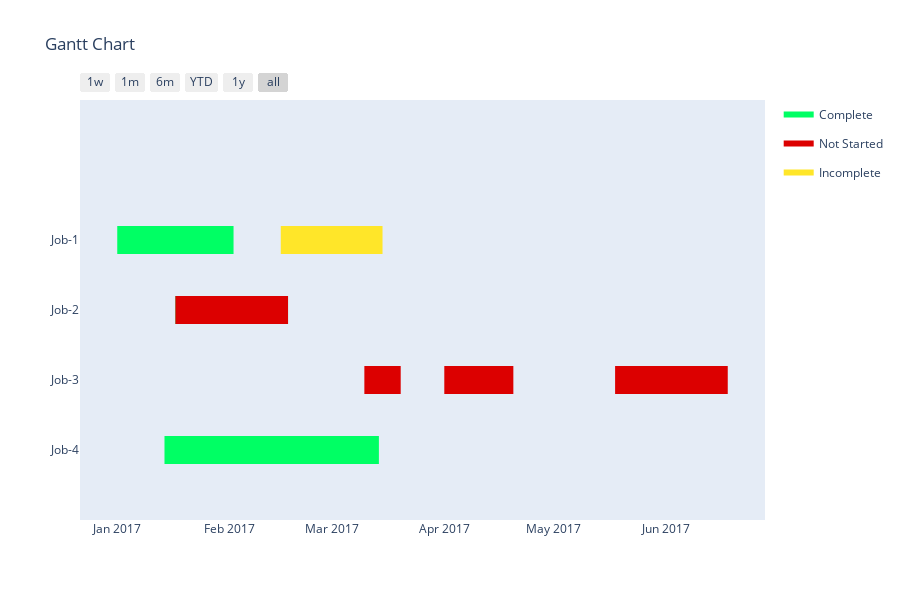

This figure's notebook cell:
### Markdown cell above
### Group Tasks Together

### Code cell
df = [dict(Task="Job-1", Start='2017-01-01', Finish='2017-02-02', Resource='Complete'),
      dict(Task="Job-1", Start='2017-02-15', Finish='2017-03-15', Resource='Incomplete'),
      dict(Task="Job-2", Start='2017-01-17', Finish='2017-02-17', Resource='Not Started'),
      dict(Task="Job-2", Start='2017-01-17', Finish='2017-02-17', Resource='Complete'),
      dict(Task="Job-3", Start='2017-03-10', Finish='2017-03-20', Resource='Not Started'),
      dict(Task="Job-3", Start='2017-04-01', Finish='2017-04-20', Resource='Not Started'),
      dict(Task="Job-3", Start='2017-05-18', Finish='2017-06-18', Resource='Not Started'),
      dict(Task="Job-4", Start='2017-01-14', Finish='2017-03-14', Resource='Complete')]

colors = {'Not Started': 'rgb(220, 0, 0)',
          'Incomplete': (1, 0.9, 0.16),
          'Complete': 'rgb(0, 255, 100)'}

fig = ff.create_gantt(df, colors=colors, index_col='Resource', show_colorbar=True,
                      group_tasks=True)
plotly.offline.plot(fig, filename='gantt_chart_03.html')
fig.show()

### Figure 1 — Plotly figure (JSON) as saved in the notebook; plotly's stock layout.template omitted (floating-point values rounded to 4 significant figures)
{"data": [{"fill": "toself", "fillcolor": "rgb(0, 255, 100)", "hoverinfo": "name", "legendgroup": "rgb(0, 255, 100)", "mode": "none", "name": "Complete", "type": "scatter", "x": ["2017-01-01", "2017-02-02", "2017-02-02", "2017-01-01", "2017-01-01", "2017-01-17", "2017-02-17", "2017-02-17", "2017-01-17", "2017-01-17", "2017-01-14", "2017-03-14", "2017-03-14", "2017-01-14"], "y": [2.8, 2.8, 3.2, 3.2, null, 1.8, 1.8, 2.2, 2.2, null, -0.2, -0.2, 0.2, 0.2]}, {"fill": "toself", "fillcolor": "rgb(220, 0, 0)", "hoverinfo": "name", "legendgroup": "rgb(220, 0, 0)", "mode": "none", "name": "Not Started", "type": "scatter", "x": ["2017-01-17", "2017-02-17", "2017-02-17", "2017-01-17", "2017-01-17", "2017-03-10", "2017-03-20", "2017-03-20", "2017-03-10", "2017-03-10", "2017-04-01", "2017-04-20", "2017-04-20", "2017-04-01", "2017-04-01", "2017-05-18", "2017-06-18", "2017-06-18", "2017-05-18"], "y": [1.8, 1.8, 2.2, 2.2, null, 0.8, 0.8, 1.2, 1.2, null, 0.8, 0.8, 1.2, 1.2, null, 0.8, 0.8, 1.2, 1.2]}, {"fill": "toself", "fillcolor": "rgb(255, 230, 41)", "hoverinfo": "name", "legendgroup": "rgb(255, 230, 41)", "mode": "none", "name": "Incomplete", "type": "scatter", "x": ["2017-02-15", "2017-03-15", "2017-03-15", "2017-02-15"], "y": [2.8, 2.8, 3.2, 3.2]}, {"legendgroup": "rgb(0, 255, 100)", "marker": {"color": "rgb(0, 255, 100)", "opacity": 0, "size": 1}, "mode": "markers", "name": "", "showlegend": false, "text": [null, null, null, null, null, null], "type": "scatter", "x": ["2017-01-01", "2017-02-02", "2017-01-17", "2017-02-17", "2017-01-14", "2017-03-14"], "y": [3, 3, 2, 2, 0, 0]}, {"legendgroup": "rgb(220, 0, 0)", "marker": {"color": "rgb(220, 0, 0)", "opacity": 0, "size": 1}, "mode": "markers", "name": "", "showlegend": false, "text": [null, null, null, null, null, null, null, null], "type": "scatter", "x": ["2017-01-17", "2017-02-17", "2017-03-10", "2017-03-20", "2017-04-01", "2017-04-20", "2017-05-18", "2017-06-18"], "y": [2, 2, 1, 1, 1, 1, 1, 1]}, {"legendgroup": "rgb(255, 230, 41)", "marker": {"color": "rgb(255, 230, 41)", "opacity": 0, "size": 1}, "mode": "markers", "name": "", "showlegend": false, "text": [null, null], "type": "scatter", "x": ["2017-02-15", "2017-03-15"], "y": [3, 3]}], "layout": {"height": 600, "hovermode": "closest", "showlegend": true, "title": {"text": "Gantt Chart"}, "xaxis": {"rangeselector": {"buttons": [{"count": 7, "label": "1w", "step": "day", "stepmode": "backward"}, {"count": 1, "label": "1m", "step": "month", "stepmode": "backward"}, {"count": 6, "label": "6m", "step": "month", "stepmode": "backward"}, {"count": 1, "label": "YTD", "step": "year", "stepmode": "todate"}, {"count": 1, "label": "1y", "step": "year", "stepmode": "backward"}, {"step": "all"}]}, "showgrid": false, "type": "date", "zeroline": false}, "yaxis": {"autorange": false, "range": [-1, 5], "showgrid": false, "ticktext": ["Job-4", "Job-3", "Job-2", "Job-1"], "tickvals": [0, 1, 2, 3], "zeroline": false}}}
